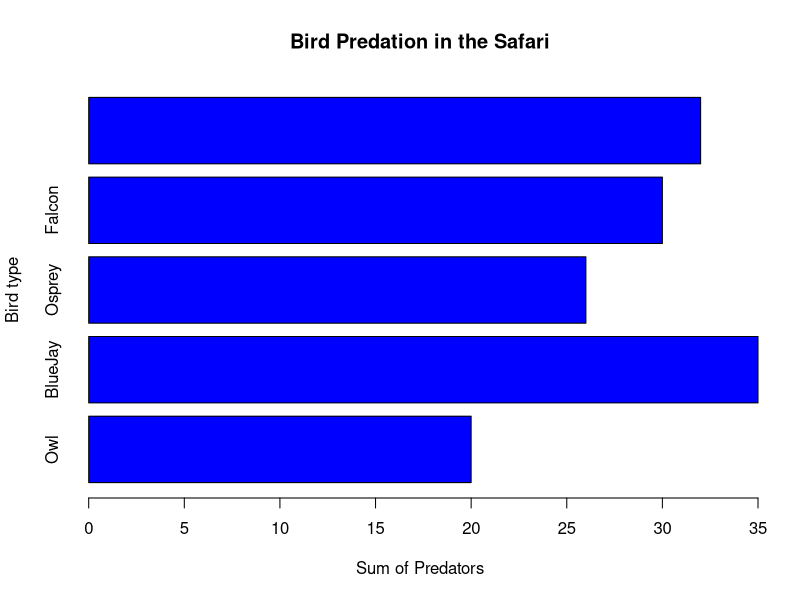

Here is the R script that generated this plot:
# @title BirdPredation
# @description the total number of birds that are predators by type
# @param barplot creates a barplot of the sum of birds
# @param main is the name of the barplot
# @param xlab is the name of the X axis on the barplot
# @param ylab is the name of the Y axis on the barplot
# @param names.arg is the input of all the bird types
# @param col is the color of the bars

bird.predation <- c(20, 35, 26, 30, 32)
barplot(bird.predation,
main = "Bird Predation in the Safari",
xlab = "Sum of Predators",
ylab = "Bird type",
names.arg = c("Owl", "BlueJay", "Osprey", "Falcon", "CooperHawk"),
col = "blue",
horiz = TRUE)

